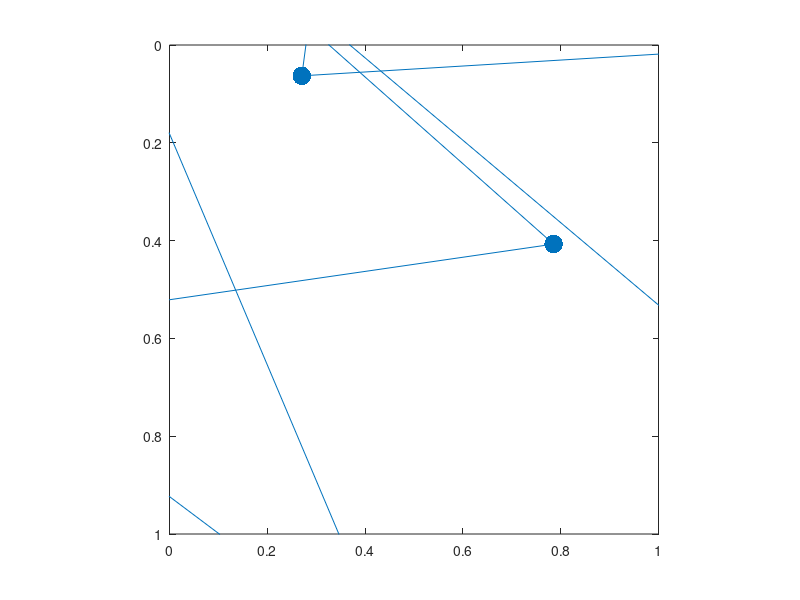

The MATLAB source for this figure: (Note: this script raises an error after producing the figure.)
clear all; close all; clc


N_users = 1; % number of users connected
N_history = 15; % length of line for each user

% users_vect = rand(N_users,1);
global history_pos_mtx
history_pos_mtx = nan(N_history,N_users,2);% creating a matrix containing all users xy lines

h_data_transfer.history_pos_mtx = history_pos_mtx;

%>>> Creating a plot. inside loop we will change only the handle h_plt
figure(1);
h_plt = plot( randn(N_history,N_users), randn(N_history,N_users) ,'.-','MarkerSize',40 );
set(gca,'YDir','reverse' );
axis equal
xlim([0,1]);
ylim([0,1]);

% variables_from_server = [1;0.5;0.67;0];
% draw_users( 1 , variables_from_server )
n = nightClient('ws://localhost:3001');
